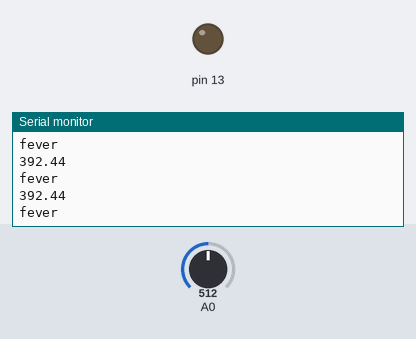
This sketch was run on a simulated Arduino Uno, built with avr-gcc and run on an emulated ATmega328P. Parts: output pins drawn as LEDs (lit = HIGH), the last lines printed to the serial monitor. The inputs (shaded band) are chosen by the test bench; at power-on: A0 = 512.

Above: at 1.2 s.
1.3 s: A0 set to 122
At 1.9 s:
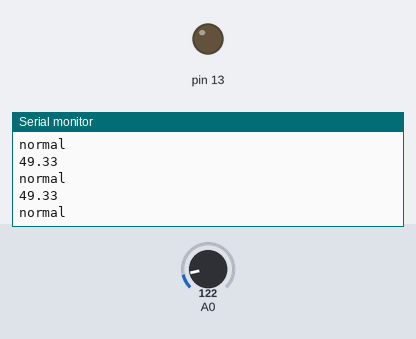
2.8 s: A0 set to 306
At 3.9 s:
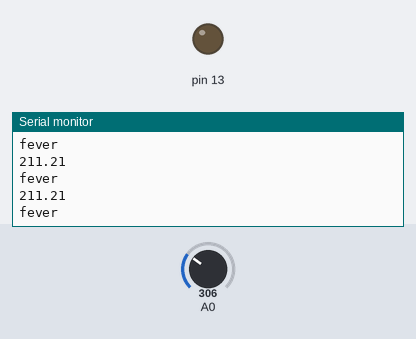
Timing chart, 0 to 5.8 s (numbered marks = the images above; inputs shaded):
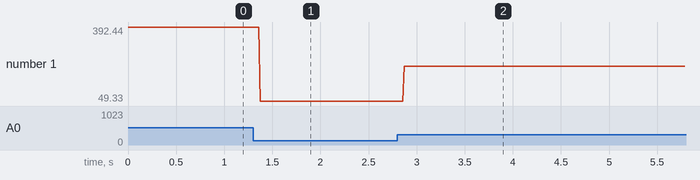

Measured:
- after the input at 1.3 s, the serial monitor: prints a new line after 0.07 s (image 1)
- after the input at 2.8 s, the serial monitor: prints a new line after 0.07 s (image 2)
- plotted number 1: 392.44 → 49.33 after the input at 1.3 s, 49.33 → 211.21 after the input at 2.8 s

The sketch:

12_thermometer1.ino
```cpp
void setup()
{
  pinMode(13,OUTPUT);
  pinMode(A0,INPUT);
  Serial.begin(9600);
}

void loop()
{
  int t=analogRead(A0);
  float r=(float)t/1023;
  float temp=(r*500)-50;
  float  fahrenheit=(temp*9/5)+32;
  Serial.println(fahrenheit);
  if(fahrenheit>=99.1){
    Serial.println("fever");
  }else
  {
    Serial.println("normal");
  }
}
```
